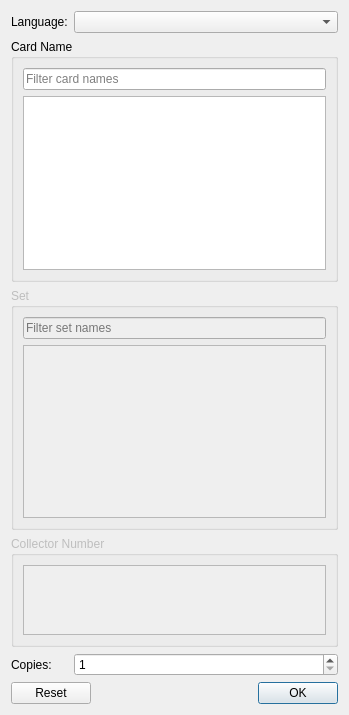
<?xml version="1.0" encoding="UTF-8"?>
<ui version="4.0">
 <class>AddCardWidget_Vertical</class>
 <widget class="QWidget" name="AddCardWidget_Vertical">
  <property name="geometry">
   <rect>
    <x>0</x>
    <y>0</y>
    <width>349</width>
    <height>715</height>
   </rect>
  </property>
  <layout class="QGridLayout" name="gridLayout">
   <item row="3" column="0" colspan="3">
    <widget class="QGroupBox" name="set_name_box">
     <property name="enabled">
      <bool>false</bool>
     </property>
     <property name="sizePolicy">
      <sizepolicy hsizetype="Preferred" vsizetype="Expanding">
       <horstretch>0</horstretch>
       <verstretch>7</verstretch>
      </sizepolicy>
     </property>
     <property name="toolTip">
      <string>The sets in which the currently selected card was printed.</string>
     </property>
     <property name="title">
      <string>Set</string>
     </property>
     <layout class="QVBoxLayout" name="verticalLayout_2">
      <item>
       <widget class="QLineEdit" name="set_name_filter">
        <property name="placeholderText">
         <string>Filter set names</string>
        </property>
        <property name="clearButtonEnabled">
         <bool>true</bool>
        </property>
       </widget>
      </item>
      <item>
       <widget class="QListView" name="set_name_list">
        <property name="editTriggers">
         <set>QAbstractItemView::NoEditTriggers</set>
        </property>
        <property name="alternatingRowColors">
         <bool>true</bool>
        </property>
       </widget>
      </item>
     </layout>
    </widget>
   </item>
   <item row="10" column="0" colspan="3">
    <widget class="QGroupBox" name="collector_number_box">
     <property name="enabled">
      <bool>false</bool>
     </property>
     <property name="sizePolicy">
      <sizepolicy hsizetype="Preferred" vsizetype="Expanding">
       <horstretch>0</horstretch>
       <verstretch>2</verstretch>
      </sizepolicy>
     </property>
     <property name="title">
      <string>Collector Number</string>
     </property>
     <layout class="QVBoxLayout" name="verticalLayout_3">
      <item>
       <widget class="QListView" name="collector_number_list">
        <property name="editTriggers">
         <set>QAbstractItemView::NoEditTriggers</set>
        </property>
        <property name="alternatingRowColors">
         <bool>true</bool>
        </property>
       </widget>
      </item>
     </layout>
    </widget>
   </item>
   <item row="2" column="0" colspan="3">
    <widget class="QGroupBox" name="card_name_box">
     <property name="sizePolicy">
      <sizepolicy hsizetype="Preferred" vsizetype="Expanding">
       <horstretch>0</horstretch>
       <verstretch>7</verstretch>
      </sizepolicy>
     </property>
     <property name="title">
      <string>Card Name</string>
     </property>
     <layout class="QVBoxLayout" name="verticalLayout">
      <item>
       <widget class="QLineEdit" name="card_name_filter">
        <property name="toolTip">
         <string>Filter the list below. Use  % (Percent signs) as wildcards matching any number of characters.</string>
        </property>
        <property name="placeholderText">
         <string>Filter card names</string>
        </property>
        <property name="clearButtonEnabled">
         <bool>true</bool>
        </property>
       </widget>
      </item>
      <item>
       <widget class="QListView" name="card_name_list">
        <property name="toolTip">
         <string>The filtered list of card names in the currently selected language. Click on an entry to select it and choose a printing.</string>
        </property>
        <property name="editTriggers">
         <set>QAbstractItemView::NoEditTriggers</set>
        </property>
        <property name="alternatingRowColors">
         <bool>true</bool>
        </property>
       </widget>
      </item>
     </layout>
    </widget>
   </item>
   <item row="0" column="1" colspan="2">
    <widget class="QComboBox" name="language_combo_box"/>
   </item>
   <item row="0" column="0">
    <widget class="QLabel" name="language_label">
     <property name="sizePolicy">
      <sizepolicy hsizetype="Maximum" vsizetype="Preferred">
       <horstretch>0</horstretch>
       <verstretch>0</verstretch>
      </sizepolicy>
     </property>
     <property name="text">
      <string>Language:</string>
     </property>
     <property name="buddy">
      <cstring>language_combo_box</cstring>
     </property>
    </widget>
   </item>
   <item row="11" column="0">
    <widget class="QLabel" name="copies_label">
     <property name="sizePolicy">
      <sizepolicy hsizetype="Preferred" vsizetype="Preferred">
       <horstretch>0</horstretch>
       <verstretch>0</verstretch>
      </sizepolicy>
     </property>
     <property name="text">
      <string>Copies:</string>
     </property>
     <property name="buddy">
      <cstring>copies_input</cstring>
     </property>
    </widget>
   </item>
   <item row="11" column="1" colspan="2">
    <widget class="QSpinBox" name="copies_input">
     <property name="minimum">
      <number>1</number>
     </property>
    </widget>
   </item>
   <item row="12" column="0" colspan="3">
    <widget class="QDialogButtonBox" name="button_box">
     <property name="standardButtons">
      <set>QDialogButtonBox::Ok|QDialogButtonBox::Reset</set>
     </property>
    </widget>
   </item>
  </layout>
 </widget>
 <tabstops>
  <tabstop>language_combo_box</tabstop>
  <tabstop>card_name_filter</tabstop>
  <tabstop>card_name_list</tabstop>
  <tabstop>set_name_filter</tabstop>
  <tabstop>set_name_list</tabstop>
  <tabstop>collector_number_list</tabstop>
  <tabstop>copies_input</tabstop>
 </tabstops>
 <resources/>
 <connections/>
</ui>
